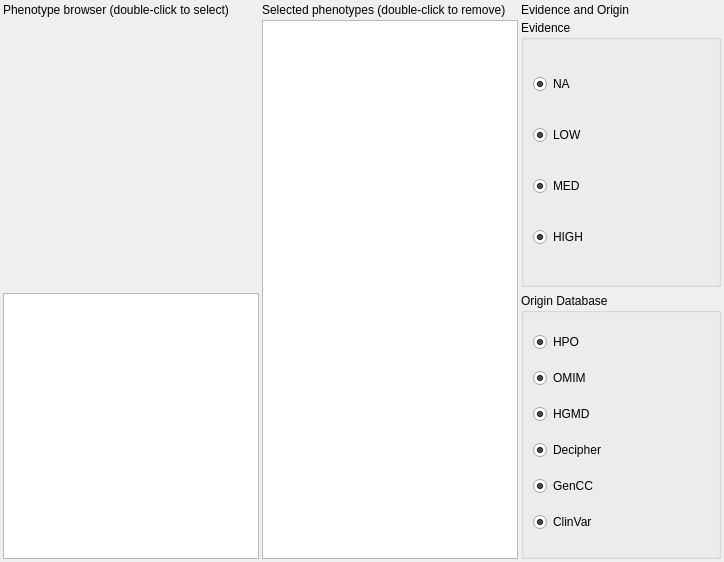
<?xml version="1.0" encoding="UTF-8"?>
<ui version="4.0">
 <class>PhenotypeSelectionWidget</class>
 <widget class="QWidget" name="PhenotypeSelectionWidget">
  <property name="geometry">
   <rect>
    <x>0</x>
    <y>0</y>
    <width>724</width>
    <height>562</height>
   </rect>
  </property>
  <property name="windowTitle">
   <string>Form</string>
  </property>
  <layout class="QGridLayout" name="gridLayout">
   <property name="leftMargin">
    <number>3</number>
   </property>
   <property name="topMargin">
    <number>3</number>
   </property>
   <property name="rightMargin">
    <number>3</number>
   </property>
   <property name="bottomMargin">
    <number>3</number>
   </property>
   <property name="spacing">
    <number>3</number>
   </property>
   <item row="0" column="2">
    <widget class="QLabel" name="label_3">
     <property name="text">
      <string>Evidence and Origin</string>
     </property>
    </widget>
   </item>
   <item row="0" column="0">
    <widget class="QLabel" name="label">
     <property name="text">
      <string>Phenotype browser (double-click to select)</string>
     </property>
    </widget>
   </item>
   <item row="0" column="1">
    <widget class="QLabel" name="label_2">
     <property name="text">
      <string>Selected phenotypes (double-click to remove)</string>
     </property>
    </widget>
   </item>
   <item row="3" column="0">
    <widget class="QTextEdit" name="pheno_details"/>
   </item>
   <item row="1" column="1" rowspan="3">
    <widget class="QListWidget" name="pheno_list">
     <property name="toolTip">
      <string>&lt;html&gt;&lt;head/&gt;&lt;body&gt;&lt;p&gt;Selected phenotypes.&lt;/p&gt;&lt;p&gt;Double-click a phenotype to remove it.&lt;/p&gt;&lt;/body&gt;&lt;/html&gt;</string>
     </property>
     <property name="dragEnabled">
      <bool>false</bool>
     </property>
     <property name="dragDropMode">
      <enum>QAbstractItemView::NoDragDrop</enum>
     </property>
    </widget>
   </item>
   <item row="1" column="2">
    <widget class="QGroupBox" name="evidenceBox">
     <property name="sizePolicy">
      <sizepolicy hsizetype="Expanding" vsizetype="MinimumExpanding">
       <horstretch>0</horstretch>
       <verstretch>0</verstretch>
      </sizepolicy>
     </property>
     <property name="title">
      <string>Evidence</string>
     </property>
     <layout class="QVBoxLayout" name="verticalLayout">
      <item>
       <widget class="QRadioButton" name="NA">
        <property name="text">
         <string>NA</string>
        </property>
        <property name="checked">
         <bool>true</bool>
        </property>
        <property name="autoExclusive">
         <bool>false</bool>
        </property>
       </widget>
      </item>
      <item>
       <widget class="QRadioButton" name="LOW">
        <property name="text">
         <string>LOW</string>
        </property>
        <property name="checked">
         <bool>true</bool>
        </property>
        <property name="autoExclusive">
         <bool>false</bool>
        </property>
       </widget>
      </item>
      <item>
       <widget class="QRadioButton" name="MED">
        <property name="text">
         <string>MED</string>
        </property>
        <property name="checked">
         <bool>true</bool>
        </property>
        <property name="autoExclusive">
         <bool>false</bool>
        </property>
       </widget>
      </item>
      <item>
       <widget class="QRadioButton" name="HIGH">
        <property name="text">
         <string>HIGH</string>
        </property>
        <property name="checked">
         <bool>true</bool>
        </property>
        <property name="autoExclusive">
         <bool>false</bool>
        </property>
       </widget>
      </item>
     </layout>
    </widget>
   </item>
   <item row="1" column="0" rowspan="2">
    <widget class="PhenotypeSelector" name="pheno_sel" native="true">
     <property name="minimumSize">
      <size>
       <width>200</width>
       <height>200</height>
      </size>
     </property>
    </widget>
   </item>
   <item row="3" column="2">
    <widget class="QGroupBox" name="databaseBox">
     <property name="sizePolicy">
      <sizepolicy hsizetype="Expanding" vsizetype="Expanding">
       <horstretch>0</horstretch>
       <verstretch>0</verstretch>
      </sizepolicy>
     </property>
     <property name="title">
      <string>Origin Database</string>
     </property>
     <property name="flat">
      <bool>false</bool>
     </property>
     <property name="checkable">
      <bool>false</bool>
     </property>
     <property name="checked">
      <bool>false</bool>
     </property>
     <layout class="QVBoxLayout" name="verticalLayout_2">
      <item>
       <widget class="QRadioButton" name="HPO">
        <property name="text">
         <string>HPO</string>
        </property>
        <property name="checked">
         <bool>true</bool>
        </property>
        <property name="autoExclusive">
         <bool>false</bool>
        </property>
       </widget>
      </item>
      <item>
       <widget class="QRadioButton" name="OMIM">
        <property name="text">
         <string>OMIM</string>
        </property>
        <property name="checked">
         <bool>true</bool>
        </property>
        <property name="autoExclusive">
         <bool>false</bool>
        </property>
       </widget>
      </item>
      <item>
       <widget class="QRadioButton" name="HGMD">
        <property name="text">
         <string>HGMD</string>
        </property>
        <property name="checked">
         <bool>true</bool>
        </property>
        <property name="autoExclusive">
         <bool>false</bool>
        </property>
       </widget>
      </item>
      <item>
       <widget class="QRadioButton" name="Decipher">
        <property name="sizePolicy">
         <sizepolicy hsizetype="Minimum" vsizetype="Fixed">
          <horstretch>0</horstretch>
          <verstretch>0</verstretch>
         </sizepolicy>
        </property>
        <property name="text">
         <string>Decipher</string>
        </property>
        <property name="checked">
         <bool>true</bool>
        </property>
        <property name="autoExclusive">
         <bool>false</bool>
        </property>
       </widget>
      </item>
      <item>
       <widget class="QRadioButton" name="GenCC">
        <property name="text">
         <string>GenCC</string>
        </property>
        <property name="checked">
         <bool>true</bool>
        </property>
        <property name="autoExclusive">
         <bool>false</bool>
        </property>
       </widget>
      </item>
      <item>
       <widget class="QRadioButton" name="ClinVar">
        <property name="toolTipDuration">
         <number>-8</number>
        </property>
        <property name="text">
         <string>ClinVar</string>
        </property>
        <property name="checked">
         <bool>true</bool>
        </property>
        <property name="autoExclusive">
         <bool>false</bool>
        </property>
       </widget>
      </item>
     </layout>
    </widget>
   </item>
  </layout>
 </widget>
 <customwidgets>
  <customwidget>
   <class>PhenotypeSelector</class>
   <extends>QWidget</extends>
   <header>PhenotypeSelector.h</header>
   <container>1</container>
  </customwidget>
 </customwidgets>
 <resources/>
 <connections/>
</ui>
